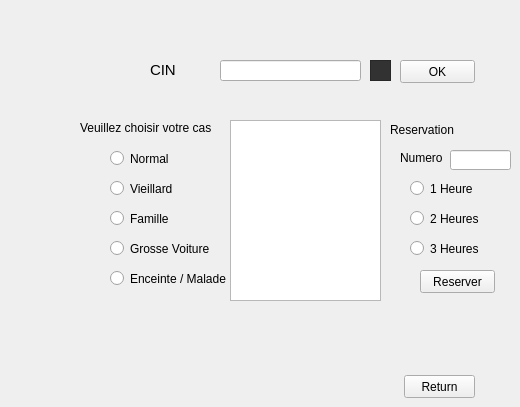
       <widget class="QWidget" name="page_41">
        <widget class="QRadioButton" name="radioButton_9">
         <property name="geometry">
          <rect>
           <x>110</x>
           <y>240</y>
           <width>101</width>
           <height>17</height>
          </rect>
         </property>
         <property name="text">
          <string>Grosse Voiture</string>
         </property>
        </widget>
        <widget class="QRadioButton" name="radioButton_10">
         <property name="geometry">
          <rect>
           <x>410</x>
           <y>240</y>
           <width>82</width>
           <height>17</height>
          </rect>
         </property>
         <property name="text">
          <string>3 Heures</string>
         </property>
        </widget>
        <widget class="QLineEdit" name="lineEdit_cin_2">
         <property name="geometry">
          <rect>
           <x>220</x>
           <y>60</y>
           <width>141</width>
           <height>21</height>
          </rect>
         </property>
        </widget>
        <widget class="QRadioButton" name="radioButton_11">
         <property name="geometry">
          <rect>
           <x>110</x>
           <y>150</y>
           <width>82</width>
           <height>17</height>
          </rect>
         </property>
         <property name="text">
          <string>Normal</string>
         </property>
        </widget>
        <widget class="QLabel" name="label_106">
         <property name="geometry">
          <rect>
           <x>400</x>
           <y>150</y>
           <width>51</width>
           <height>16</height>
          </rect>
         </property>
         <property name="text">
          <string>&lt;html&gt;&lt;head/&gt;&lt;body&gt;&lt;p&gt;&lt;span style=&quot; font-size:9pt;&quot;&gt;Numero&lt;/span&gt;&lt;/p&gt;&lt;/body&gt;&lt;/html&gt;</string>
         </property>
        </widget>
        <widget class="QLabel" name="label_107">
         <property name="geometry">
          <rect>
           <x>390</x>
           <y>120</y>
           <width>71</width>
           <height>20</height>
          </rect>
         </property>
         <property name="text">
          <string>&lt;html&gt;&lt;head/&gt;&lt;body&gt;&lt;p&gt;&lt;span style=&quot; font-size:9pt;&quot;&gt;Reservation&lt;/span&gt;&lt;/p&gt;&lt;/body&gt;&lt;/html&gt;</string>
         </property>
        </widget>
        <widget class="QLabel" name="label_108">
         <property name="geometry">
          <rect>
           <x>150</x>
           <y>60</y>
           <width>31</width>
           <height>21</height>
          </rect>
         </property>
         <property name="text">
          <string>&lt;html&gt;&lt;head/&gt;&lt;body&gt;&lt;p&gt;&lt;span style=&quot; font-size:11pt;&quot;&gt;CIN&lt;/span&gt;&lt;/p&gt;&lt;/body&gt;&lt;/html&gt;</string>
         </property>
        </widget>
        <widget class="QPushButton" name="pushButton_141">
         <property name="geometry">
          <rect>
           <x>420</x>
           <y>270</y>
           <width>75</width>
           <height>23</height>
          </rect>
         </property>
         <property name="text">
          <string>Reserver</string>
         </property>
        </widget>
        <widget class="QRadioButton" name="radioButton_12">
         <property name="geometry">
          <rect>
           <x>110</x>
           <y>270</y>
           <width>121</width>
           <height>17</height>
          </rect>
         </property>
         <property name="text">
          <string>Enceinte / Malade</string>
         </property>
        </widget>
        <widget class="QRadioButton" name="radioButton_13">
         <property name="geometry">
          <rect>
           <x>110</x>
           <y>210</y>
           <width>82</width>
           <height>17</height>
          </rect>
         </property>
         <property name="text">
          <string>Famille</string>
         </property>
        </widget>
        <widget class="QRadioButton" name="radioButton_14">
         <property name="geometry">
          <rect>
           <x>410</x>
           <y>210</y>
           <width>82</width>
           <height>17</height>
          </rect>
         </property>
         <property name="text">
          <string>2 Heures</string>
         </property>
        </widget>
        <widget class="QLineEdit" name="lineEdit_28">
         <property name="geometry">
          <rect>
           <x>450</x>
           <y>150</y>
           <width>61</width>
           <height>20</height>
          </rect>
         </property>
        </widget>
        <widget class="QPushButton" name="pushButton_142">
         <property name="geometry">
          <rect>
           <x>400</x>
           <y>60</y>
           <width>75</width>
           <height>23</height>
          </rect>
         </property>
         <property name="text">
          <string>OK</string>
         </property>
        </widget>
        <widget class="QRadioButton" name="radioButton_15">
         <property name="geometry">
          <rect>
           <x>110</x>
           <y>180</y>
           <width>82</width>
           <height>17</height>
          </rect>
         </property>
         <property name="text">
          <string>Vieillard</string>
         </property>
        </widget>
        <widget class="QLabel" name="label_109">
         <property name="geometry">
          <rect>
           <x>80</x>
           <y>120</y>
           <width>141</width>
           <height>16</height>
          </rect>
         </property>
         <property name="text">
          <string>&lt;html&gt;&lt;head/&gt;&lt;body&gt;&lt;p&gt;&lt;span style=&quot; font-size:9pt;&quot;&gt;Veuillez choisir votre cas&lt;/span&gt;&lt;/p&gt;&lt;/body&gt;&lt;/html&gt;</string>
         </property>
        </widget>
        <widget class="QRadioButton" name="radioButton_16">
         <property name="geometry">
          <rect>
           <x>410</x>
           <y>180</y>
           <width>82</width>
           <height>17</height>
          </rect>
         </property>
         <property name="text">
          <string>1 Heure</string>
         </property>
        </widget>
        <widget class="QTableView" name="tableView11_2">
         <property name="geometry">
          <rect>
           <x>230</x>
           <y>120</y>
           <width>151</width>
           <height>181</height>
          </rect>
         </property>
        </widget>
        <widget class="QFrame" name="frame_2">
         <property name="geometry">
          <rect>
           <x>370</x>
           <y>60</y>
           <width>21</width>
           <height>21</height>
          </rect>
         </property>
         <property name="styleSheet">
          <string notr="true">QToolTip
{
     border: 1px solid black;
     background-color: #ffa02f;
     padding: 1px;
     border-radius: 3px;
     opacity: 100;
}

QWidget
{
    color: #b1b1b1;
    background-color: #323232;
}

QWidget:item:hover
{
    background-color: QLinearGradient( x1: 0, y1: 0, x2: 0, y2: 1, stop: 0 #ffa02f, stop: 1 #ca0619);
    color: #000000;
}

QWidget:item:selected
{
    background-color: QLinearGradient( x1: 0, y1: 0, x2: 0, y2: 1, stop: 0 #ffa02f, stop: 1 #d7801a);
}

QMenuBar::item
{
    background: transparent;
}

QMenuBar::item:selected
{
    background: transparent;
    border: 1px solid #ffaa00;
}

QMenuBar::item:pressed
{
    background: #444;
    border: 1px solid #000;
    background-color: QLinearGradient(
        x1:0, y1:0,
        x2:0, y2:1,
        stop:1 #212121,
        stop:0.4 #343434/*,
        stop:0.2 #343434,
        stop:0.1 #ffaa00*/
    );
    margin-bottom:-1px;
    padding-bottom:1px;
}

QMenu
{
    border: 1px solid #000;
}

QMenu::item
{
    padding: 2px 20px 2px 20px;
}

QMenu::item:selected
{
    color: #000000;
}

QWidget:disabled
{
    color: #404040;
    background-color: #323232;
}

QAbstractItemView
{
    background-color: QLinearGradient( x1: 0, y1: 0, x2: 0, y2: 1, stop: 0 #4d4d4d, stop: 0.1 #646464, stop: 1 #5d5d5d);
}

QWidget:focus
{
    /*border: 2px solid QLinearGradient( x1: 0, y1: 0, x2: 0, y2: 1, stop: 0 #ffa02f, stop: 1 #d7801a);*/
}

QLineEdit
{
    background-color: QLinearGradient( x1: 0, y1: 0, x2: 0, y2: 1, stop: 0 #4d4d4d, stop: 0 #646464, stop: 1 #5d5d5d);
    padding: 1px;
    border-style: solid;
    border: 1px solid #1e1e1e;
    border-radius: 5;
}

QPushButton
{
    color: #b1b1b1;
    background-color: QLinearGradient( x1: 0, y1: 0, x2: 0, y2: 1, stop: 0 #565656, stop: 0.1 #525252, stop: 0.5 #4e4e4e, stop: 0.9 #4a4a4a, stop: 1 #464646);
    border-width: 1px;
    border-color: #1e1e1e;
    border-style: solid;
    border-radius: 6;
    padding: 3px;
    font-size: 12px;
    padding-left: 5px;
    padding-right: 5px;
}

QPushButton:pressed
{
    background-color: QLinearGradient( x1: 0, y1: 0, x2: 0, y2: 1, stop: 0 #2d2d2d, stop: 0.1 #2b2b2b, stop: 0.5 #292929, stop: 0.9 #282828, stop: 1 #252525);
}

QComboBox
{
    selection-background-color: #ffaa00;
    background-color: QLinearGradient( x1: 0, y1: 0, x2: 0, y2: 1, stop: 0 #565656, stop: 0.1 #525252, stop: 0.5 #4e4e4e, stop: 0.9 #4a4a4a, stop: 1 #464646);
    border-style: solid;
    border: 1px solid #1e1e1e;
    border-radius: 5;
}

QComboBox:hover,QPushButton:hover
{
    border: 2px solid QLinearGradient( x1: 0, y1: 0, x2: 0, y2: 1, stop: 0 #ffa02f, stop: 1 #d7801a);
}


QComboBox:on
{
    padding-top: 3px;
    padding-left: 4px;
    background-color: QLinearGradient( x1: 0, y1: 0, x2: 0, y2: 1, stop: 0 #2d2d2d, stop: 0.1 #2b2b2b, stop: 0.5 #292929, stop: 0.9 #282828, stop: 1 #252525);
    selection-background-color: #ffaa00;
}

QComboBox QAbstractItemView
{
    border: 2px solid darkgray;
    selection-background-color: QLinearGradient( x1: 0, y1: 0, x2: 0, y2: 1, stop: 0 #ffa02f, stop: 1 #d7801a);
}

QComboBox::drop-down
{
     subcontrol-origin: padding;
     subcontrol-position: top right;
     width: 15px;

     border-left-width: 0px;
     border-left-color: darkgray;
     border-left-style: solid; /* just a single line */
     border-top-right-radius: 3px; /* same radius as the QComboBox */
     border-bottom-right-radius: 3px;
 }

QComboBox::down-arrow
{
     image: url(:/down_arrow.png);
}

QGroupBox:focus
{
border: 2px solid QLinearGradient( x1: 0, y1: 0, x2: 0, y2: 1, stop: 0 #ffa02f, stop: 1 #d7801a);
}

QTextEdit:focus
{
    border: 2px solid QLinearGradient( x1: 0, y1: 0, x2: 0, y2: 1, stop: 0 #ffa02f, stop: 1 #d7801a);
}

QScrollBar:horizontal {
     border: 1px solid #222222;
     background: QLinearGradient( x1: 0, y1: 0, x2: 0, y2: 1, stop: 0.0 #121212, stop: 0.2 #282828, stop: 1 #484848);
     height: 7px;
     margin: 0px 16px 0 16px;
}

QScrollBar::handle:horizontal
{
      background: QLinearGradient( x1: 0, y1: 0, x2: 1, y2: 0, stop: 0 #ffa02f, stop: 0.5 #d7801a, stop: 1 #ffa02f);
      min-height: 20px;
      border-radius: 2px;
}

QScrollBar::add-line:horizontal {
      border: 1px solid #1b1b19;
      border-radius: 2px;
      background: QLinearGradient( x1: 0, y1: 0, x2: 1, y2: 0, stop: 0 #ffa02f, stop: 1 #d7801a);
      width: 14px;
      subcontrol-position: right;
      subcontrol-origin: margin;
}

QScrollBar::sub-line:horizontal {
      border: 1px solid #1b1b19;
      border-radius: 2px;
      background: QLinearGradient( x1: 0, y1: 0, x2: 1, y2: 0, stop: 0 #ffa02f, stop: 1 #d7801a);
      width: 14px;
     subcontrol-position: left;
     subcontrol-origin: margin;
}

QScrollBar::right-arrow:horizontal, QScrollBar::left-arrow:horizontal
{
      border: 1px solid black;
      width: 1px;
      height: 1px;
      background: white;
}

QScrollBar::add-page:horizontal, QScrollBar::sub-page:horizontal
{
      background: none;
}

QScrollBar:vertical
{
      background: QLinearGradient( x1: 0, y1: 0, x2: 1, y2: 0, stop: 0.0 #121212, stop: 0.2 #282828, stop: 1 #484848);
      width: 7px;
      margin: 16px 0 16px 0;
      border: 1px solid #222222;
}

QScrollBar::handle:vertical
{
      background: QLinearGradient( x1: 0, y1: 0, x2: 0, y2: 1, stop: 0 #ffa02f, stop: 0.5 #d7801a, stop: 1 #ffa02f);
      min-height: 20px;
      border-radius: 2px;
}

QScrollBar::add-line:vertical
{
      border: 1px solid #1b1b19;
      border-radius: 2px;
      background: QLinearGradient( x1: 0, y1: 0, x2: 0, y2: 1, stop: 0 #ffa02f, stop: 1 #d7801a);
      height: 14px;
      subcontrol-position: bottom;
      subcontrol-origin: margin;
}

QScrollBar::sub-line:vertical
{
      border: 1px solid #1b1b19;
      border-radius: 2px;
      background: QLinearGradient( x1: 0, y1: 0, x2: 0, y2: 1, stop: 0 #d7801a, stop: 1 #ffa02f);
      height: 14px;
      subcontrol-position: top;
      subcontrol-origin: margin;
}

QScrollBar::up-arrow:vertical, QScrollBar::down-arrow:vertical
{
      border: 1px solid black;
      width: 1px;
      height: 1px;
      background: white;
}


QScrollBar::add-page:vertical, QScrollBar::sub-page:vertical
{
      background: none;
}

QTextEdit
{
    background-color: #242424;
}

QPlainTextEdit
{
    background-color: #242424;
}

QHeaderView::section
{
    background-color: QLinearGradient(x1:0, y1:0, x2:0, y2:1, stop:0 #616161, stop: 0.5 #505050, stop: 0.6 #434343, stop:1 #656565);
    color: white;
    padding-left: 4px;
    border: 1px solid #6c6c6c;
}

QCheckBox:disabled
{
color: #414141;
}

QDockWidget::title
{
    text-align: center;
    spacing: 3px; /* spacing between items in the tool bar */
    background-color: QLinearGradient(x1:0, y1:0, x2:0, y2:1, stop:0 #323232, stop: 0.5 #242424, stop:1 #323232);
}

QDockWidget::close-button, QDockWidget::float-button
{
    text-align: center;
    spacing: 1px; /* spacing between items in the tool bar */
    background-color: QLinearGradient(x1:0, y1:0, x2:0, y2:1, stop:0 #323232, stop: 0.5 #242424, stop:1 #323232);
}

QDockWidget::close-button:hover, QDockWidget::float-button:hover
{
    background: #242424;
}

QDockWidget::close-button:pressed, QDockWidget::float-button:pressed
{
    padding: 1px -1px -1px 1px;
}

QMainWindow::separator
{
    background-color: QLinearGradient(x1:0, y1:0, x2:0, y2:1, stop:0 #161616, stop: 0.5 #151515, stop: 0.6 #212121, stop:1 #343434);
    color: white;
    padding-left: 4px;
    border: 1px solid #4c4c4c;
    spacing: 3px; /* spacing between items in the tool bar */
}

QMainWindow::separator:hover
{

    background-color: QLinearGradient(x1:0, y1:0, x2:0, y2:1, stop:0 #d7801a, stop:0.5 #b56c17 stop:1 #ffa02f);
    color: white;
    padding-left: 4px;
    border: 1px solid #6c6c6c;
    spacing: 3px; /* spacing between items in the tool bar */
}

QToolBar::handle
{
     spacing: 3px; /* spacing between items in the tool bar */
     background: url(:/images/handle.png);
}

QMenu::separator
{
    height: 2px;
    background-color: QLinearGradient(x1:0, y1:0, x2:0, y2:1, stop:0 #161616, stop: 0.5 #151515, stop: 0.6 #212121, stop:1 #343434);
    color: white;
    padding-left: 4px;
    margin-left: 10px;
    margin-right: 5px;
}

QProgressBar
{
    border: 2px solid grey;
    border-radius: 5px;
    text-align: center;
}

QProgressBar::chunk
{
    background-color: #d7801a;
    width: 2.15px;
    margin: 0.5px;
}

QTabBar::tab {
    color: #b1b1b1;
    border: 1px solid #444;
    border-bottom-style: none;
    background-color: #323232;
    padding-left: 10px;
    padding-right: 10px;
    padding-top: 3px;
    padding-bottom: 2px;
    margin-right: -1px;
}

QTabWidget::pane {
    border: 1px solid #444;
    top: 1px;
}

QTabBar::tab:last
{
    margin-right: 0; /* the last selected tab has nothing to overlap with on the right */
    border-top-right-radius: 3px;
}

QTabBar::tab:first:!selected
{
 margin-left: 0px; /* the last selected tab has nothing to overlap with on the right */


    border-top-left-radius: 3px;
}

QTabBar::tab:!selected
{
    color: #b1b1b1;
    border-bottom-style: solid;
    margin-top: 3px;
    background-color: QLinearGradient(x1:0, y1:0, x2:0, y2:1, stop:1 #212121, stop:.4 #343434);
}

QTabBar::tab:selected
{
    border-top-left-radius: 3px;
    border-top-right-radius: 3px;
    margin-bottom: 0px;
}

QTabBar::tab:!selected:hover
{
    /*border-top: 2px solid #ffaa00;
    padding-bottom: 3px;*/
    border-top-left-radius: 3px;
    border-top-right-radius: 3px;
    background-color: QLinearGradient(x1:0, y1:0, x2:0, y2:1, stop:1 #212121, stop:0.4 #343434, stop:0.2 #343434, stop:0.1 #ffaa00);
}

QRadioButton::indicator:checked, QRadioButton::indicator:unchecked{
    color: #b1b1b1;
    background-color: #323232;
    border: 1px solid #b1b1b1;
    border-radius: 6px;
}

QRadioButton::indicator:checked
{
    background-color: qradialgradient(
        cx: 0.5, cy: 0.5,
        fx: 0.5, fy: 0.5,
        radius: 1.0,
        stop: 0.25 #ffaa00,
        stop: 0.3 #323232
    );
}

QCheckBox::indicator{
    color: #b1b1b1;
    background-color: #323232;
    border: 1px solid #b1b1b1;
    width: 9px;
    height: 9px;
}

QRadioButton::indicator
{
    border-radius: 6px;
}

QRadioButton::indicator:hover, QCheckBox::indicator:hover
{
    border: 1px solid #ffaa00;
}

QCheckBox::indicator:checked
{
    image:url(:/images/checkbox.png);
}

QCheckBox::indicator:disabled, QRadioButton::indicator:disabled
{
    border: 1px solid #444;
}</string>
         </property>
         <property name="frameShape">
          <enum>QFrame::StyledPanel</enum>
         </property>
         <property name="frameShadow">
          <enum>QFrame::Raised</enum>
         </property>
        </widget>
        <widget class="QPushButton" name="pushButton_143">
         <property name="geometry">
          <rect>
           <x>404</x>
           <y>375</y>
           <width>71</width>
           <height>23</height>
          </rect>
         </property>
         <property name="text">
          <string>Return</string>
         </property>
        </widget>
       </widget>
